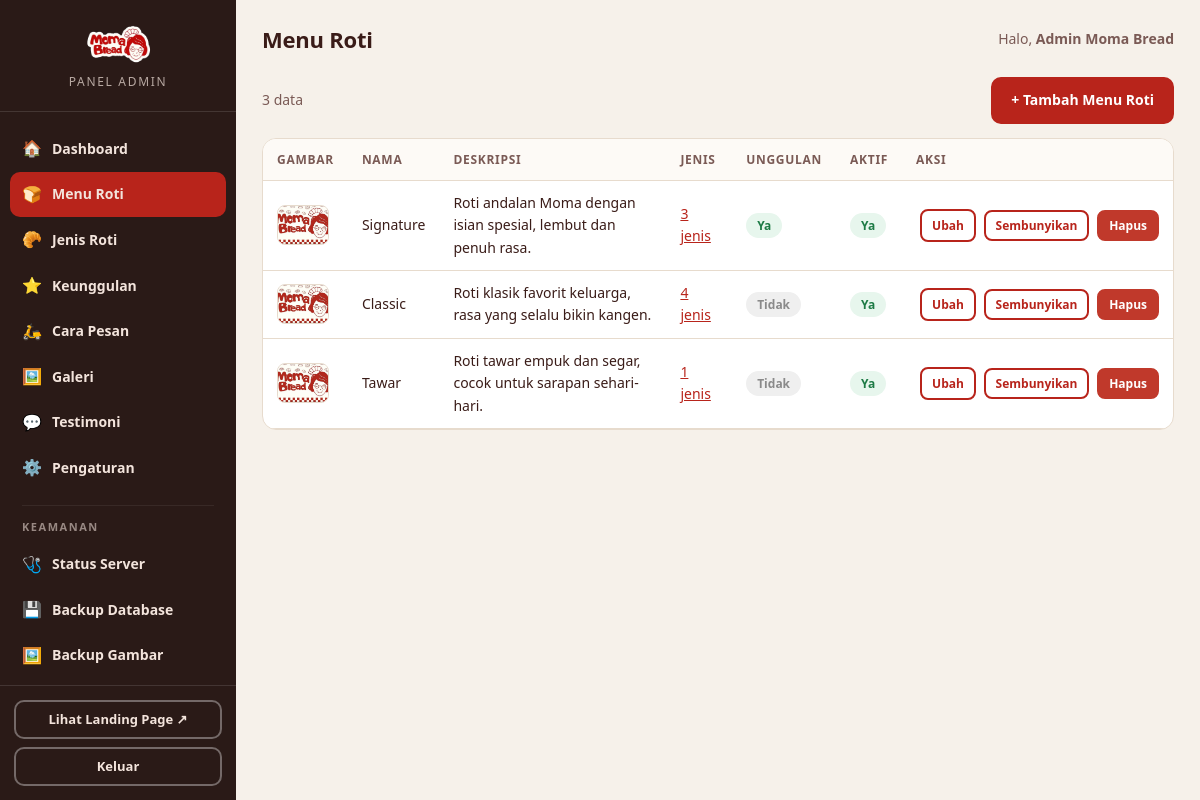
/admin/manage.php (signed in), run on the app's committed database.
### tables this page shows
CREATE TABLE `menu` (
  `id` int(10) unsigned NOT NULL AUTO_INCREMENT,
  `name` varchar(120) NOT NULL,
  `slug` varchar(140) NOT NULL,
  `description` text DEFAULT NULL,
  `image` varchar(255) DEFAULT NULL,
  `is_featured` tinyint(1) NOT NULL DEFAULT 0,
  `is_active` tinyint(1) NOT NULL DEFAULT 1,
  `sort_order` int(11) NOT NULL DEFAULT 0,
  `created_at` timestamp NOT NULL DEFAULT current_timestamp(),
  PRIMARY KEY (`id`),
  UNIQUE KEY `uq_menu_slug` (`slug`),
  KEY `idx_menu_listing` (`is_active`,`sort_order`)
);

### includes/functions.php (called while the page is built, shortened)
<?php
require_once __DIR__ . '/../config/database.php';
function e($value): string
{
    return htmlspecialchars((string) $value, ENT_QUOTES | ENT_SUBSTITUTE, 'UTF-8');
}
function q(string $sql, array $params = []): PDOStatement
{
    $stmt = db()->prepare($sql);
    $stmt->execute($params);
    return $stmt;
}
function all(string $sql, array $params = []): array
{
    return q($sql, $params)->fetchAll();
}
function one(string $sql, array $params = []): ?array
{
    $row = q($sql, $params)->fetch();
    return $row === false ? null : $row;
}
function val(string $sql, array $params = [], $default = null)
{
    $value = q($sql, $params)->fetchColumn();
    return $value === false ? $default : $value;
}
function excerpt(?string $text, int $limit = 120): string
{
    $text = trim((string) preg_replace('/\s+/', ' ', (string) $text));
    if ($text === '' || mb_strlen($text) <= $limit) {
        return $text;
    }
    $cut = mb_substr($text, 0, $limit);
    $pos = mb_strrpos($cut, ' ');
    return rtrim($pos !== false ? mb_substr($cut, 0, $pos) : $cut, " ,.;:-") . '…';
}
function url(string $path = ''): string
{
    return BASE_URL . '/' . ltrim($path, '/');
}
function asset(string $path): string
{
    $path  = ltrim($path, '/');
    $file  = APP_ROOT . '/assets/' . $path;
    $stamp = is_file($file) ? (string) filemtime($file) : '';
    return url('assets/' . $path) . ($stamp !== '' ? '?v=' . $stamp : '');
}
function img(?string $file, string $fallback = 'banner.jpg'): string
{
    $clean = ltrim(str_replace(['..', '\\'], ['', '/'], trim((string) $file)), '/');
    return asset('img/' . $fallback);
}
function is_logged_in(): bool
{
    return !empty($_SESSION['admin_id']);
}
function current_user(): ?array
{
    static $user = null;
    if ($user === null && is_logged_in()) {
        $user = one(
            'SELECT id, username, full_name, last_login FROM admin_users WHERE id = ?',
            [(int) $_SESSION['admin_id']]
        );
    }
    return $user;
}

### admin/_schema.php (called while the page is built, shortened)
<?php
function entity(string $tab): array
{
    $entities = admin_entities();
    return $entities[$tab];
}
function entity_table(string $tab): string
{
    return $tab;
}
function entity_key(string $table): string
{
    $def = entity($table);
    return $def['key'] ?? str_replace('_', '-', $table);
}
function entity_resolve(string $key): string
{
    foreach (admin_entities() as $table => $def) {
        if ($key === ($def['key'] ?? str_replace('_', '-', $table))) {
            return $table;
        }
    }
    return $key;
}

### config/database.php (called while the page is built, shortened)
<?php
function pdo_connect(?string $database = DB_NAME): PDO
{
    $dsn = $database === null
        ? sprintf('mysql:host=%s;port=%s;charset=%s', DB_HOST, DB_PORT, DB_CHARSET)
        : sprintf('mysql:host=%s;port=%s;dbname=%s;charset=%s', DB_HOST, DB_PORT, $database, DB_CHARSET);
    $options = [
        PDO::ATTR_ERRMODE            => PDO::ERRMODE_EXCEPTION,
        PDO::ATTR_DEFAULT_FETCH_MODE => PDO::FETCH_ASSOC,
        PDO::ATTR_EMULATE_PREPARES   => false,
        PDO::ATTR_STRINGIFY_FETCHES  => false,
    ];
    return new PDO($dsn, DB_USER, DB_PASS, $options);
}
function db(): PDO
{
    static $pdo = null;
    if ($pdo === null) {
        try {
            $pdo = pdo_connect(DB_NAME);
        } catch (PDOException $e) {
            db_connection_error_page($e);
            exit;
        }
    }
    return $pdo;
}

### admin/manage.php (the view, shortened to what this page needs)
<?php
require_once __DIR__ . '/../includes/functions.php';
require_once __DIR__ . '/_schema.php';
$tabKey = (string) ($_GET['tab'] ?? 'menu');
$tab    = entity_resolve($tabKey);
$tabUrl = entity_key($tab);
$def    = entity($tab);
$table  = entity_table($tab);
$action = (string) ($_GET['action'] ?? 'list');
$isForm = in_array($action, ['new', 'edit'], true);
$rows = $isForm ? [] : all('SELECT * FROM `' . $table . '` ORDER BY ' . $def['order']);
$pageTitle = $def['label'];
$activeTab = $tabUrl;
require __DIR__ . '/_partials/header.php';
?>
<?php if (!$isForm): ?>
  <div class="toolbar">
    <div class="count"><?= e((string) count($rows)) ?> data</div>
    <a class="btn" href="<?= e(url('admin/manage.php?tab=' . $tabUrl . '&action=new')) ?>">
      + <?= e($def['add_label'] ?? ('Tambah ' . $def['label'])) ?>
    </a>
  </div>
  <section class="panel">
    <?php if (!$rows): ?>
      <div class="panelbody">
        <p class="muted">Belum ada data. Klik tombol "Tambah" untuk menambahkan.</p>
      </div>
    <?php else: ?>
      <div class="tablewrap">
        <table class="table">
          <thead>
            <tr>
              <?php foreach ($def['columns'] as $col): ?>
                <th><?= e($col['label']) ?></th>
              <?php endforeach; ?>
              <th class="right">Aksi</th>
            </tr>
          </thead>
          <tbody>
            <?php foreach ($rows as $row): ?>
              <tr>
                <?php foreach ($def['columns'] as $col): ?>
                  <td>
                    <?php
                    $value = $row[$col['name']] ?? null;
                    switch ($col['type']) {
                        case 'thumb':
                            echo empty($value)
                                ? '<span class="nothumb">-</span>'
                                : '<img class="thumb" src="' . e(img($value)) . '" alt="">';
                            break;
                        case 'bool':
                            echo '<span class="pill ' . ((int) $value === 1 ? 'ok' : 'off') . '">'
                                . ((int) $value === 1 ? 'Ya' : 'Tidak') . '</span>';
                            break;
                        case 'count':
                            $jml = (int) val($col['sql'], [(int) $row['id']], 0);
                            echo $jml > 0
                                ? '<a href="' . e(url('admin/manage.php?tab=' . entity_key('jenis_rote'))) . '">' . $jml . ' jenis</a>'
                                : '<span class="muted">0 jenis</span>';
                            break;
                        default:
                            $text = trim((string) $value);
                            echo $text === '' ? '<span class="muted">-</span>' : e(excerpt($text, 70));
                    }
                    ?>
                  </td>
                <?php endforeach; ?>
                <td class="right nowrap">
                  <a class="btn ghost xs" href="<?= e(url('admin/manage.php?tab=' . $tabUrl . '&action=edit&id=' . (int) $row['id'])) ?>">Ubah</a>
                  <form method="post" class="inline">
                    <button class="btn ghost xs" type="submit">
                      <?= (int) ($row['is_active'] ?? 0) === 1 ? 'Sembunyikan' : 'Tampilkan' ?>
                    </button>
                  </form>
                  <form method="post" class="inline"
                        onsubmit="return confirm('Hapus data ini? Tindakan tidak dapat dibatalkan.');">
                    <button class="btn danger xs" type="submit">Hapus</button>
                  </form>
                </td>
              </tr>
            <?php endforeach; ?>
          </tbody>
        </table>
      </div>
    <?php endif; ?>
  </section>
<?php endif; ?>
<?php require __DIR__ . '/_partials/footer.php'; ?>

### admin/_partials/header.php (shortened to what this page needs)
<?php
require_once __DIR__ . '/../../includes/functions.php';
require_once __DIR__ . '/../_schema.php';
$pageTitle   = $pageTitle ?? 'Panel Admin';
$activeTab   = $activeTab ?? '';
$adminUser   = current_user();
$entities    = admin_entities();
$displayName = (string)($adminUser['full_name'] ?? '');
?>
<!DOCTYPE html>
<html lang="id" data-theme="light">
<head>
<link rel="stylesheet" href="<?= e(asset('css/admin.css')) ?>">
</head>
<body class="adm">
<aside class="side">
  <div class="brand">
    <img src="<?= e(asset('img/logo.png')) ?>" alt="Moma Bread">
    <span>Panel Admin</span>
  </div>
  <nav class="sidenav">
    <a href="<?= e(url('admin/index.php')) ?>" class="<?= $activeTab === 'dashboard' ? 'on' : '' ?>">
      <span>🏠</span> Dashboard
    </a>
    <?php foreach ($entities as $table => $ent): ?>
      <?php $entKey = entity_key($table); ?>
      <a href="<?= e(url('admin/manage.php?tab=' . $entKey)) ?>" class="<?= $activeTab === $entKey ? 'on' : '' ?>">
        <span><?= e($ent['icon']) ?></span> <?= e($ent['label']) ?>
      </a>
    <?php endforeach; ?>
    <a href="<?= e(url('admin/settings.php')) ?>" class="<?= $activeTab === 'settings' ? 'on' : '' ?>">
      <span>⚙️</span> Pengaturan
    </a>
    <div class="navsep">Keamanan</div>
    <a href="<?= e(url('admin/status.php')) ?>" class="<?= $activeTab === 'status' ? 'on' : '' ?>">
      <span>🩺</span> Status Server
    </a>
    <a href="<?= e(url('admin/backup.php')) ?>" class="<?= $activeTab === 'backup' ? 'on' : '' ?>">
      <span>💾</span> Backup Database
    </a>
    <a href="<?= e(url('admin/backup-gambar.php')) ?>" class="<?= $activeTab === 'backup-gambar' ? 'on' : '' ?>">
      <span>🖼️</span> Backup Gambar
    </a>
    <a href="<?= e(url('admin/password.php')) ?>" class="<?= $activeTab === 'password' ? 'on' : '' ?>">
    </a>
  </nav>
  <div class="sidefoot">
    <a class="btn ghost sm block" href="<?= e(url('index.php')) ?>" target="_blank" rel="noopener">Lihat Landing Page ↗</a>
    <a class="btn ghost sm block" href="<?= e(url('admin/logout.php')) ?>">Keluar</a>
  </div>
</aside>
<main class="main">
  <header class="topbar">
    <h1><?= e($pageTitle) ?></h1>
    <div class="user">
      <span>Halo, <strong><?= e($displayName) ?></strong></span>
    </div>
  </header>

### assets/css/admin.css (style rules this page uses)
:root { --bg:#f6f1ea; --card:#fff; --red:#B8241B; --red2:#8F1912; --ink:#3a1c18; --mut:#7a5a55; --line:#e7dbcd; --ok:#1d7a45; --ok-bg:#e7f6ed; --off:#8a8a8a; --off-bg:#efefef; --warn:#8a5a00; --warn-bg:#fdf1dc; --side:#2a1a17; --side-txt:#f3e4dc; }
* { box-sizing:border-box }
body.adm { margin:0;background:var(--bg);color:var(--ink);font-family:"Nunito","Trebuchet MS",system-ui,sans-serif;font-size:15px;line-height:1.6 }
a { color:var(--red) }
h1,h2 { margin:0;font-weight:800;letter-spacing:-.01em }
h1 { font-size:22px }
.nowrap { white-space:nowrap }
.right { text-align:right }
.side { position:fixed;inset:0 auto 0 0;width:236px;background:var(--side);color:var(--side-txt);display:flex;flex-direction:column;z-index:10 }
.brand { display:flex;flex-direction:column;align-items:center;gap:6px;padding:20px 16px;border-bottom:1px solid rgba(255,255,255,.12) }
.brand img { height:46px }
.brand span { font-size:12px;letter-spacing:.14em;text-transform:uppercase;opacity:.7 }
.sidenav { flex:1;overflow-y:auto;padding:14px 10px }
.sidenav a { display:flex;align-items:center;gap:10px;padding:10px 12px;border-radius:10px;color:var(--side-txt);text-decoration:none;font-weight:700;font-size:14px;transition:background .15s }
.sidenav a.on { background:var(--red) }
.sidenav a span { font-size:16px;width:20px;text-align:center }
.navsep { margin:14px 12px 6px;padding-top:12px;border-top:1px solid rgba(255,255,255,.12); font-size:11px;letter-spacing:.14em;text-transform:uppercase;opacity:.55;font-weight:800 }
.sidefoot { padding:14px;border-top:1px solid rgba(255,255,255,.12);display:flex;flex-direction:column;gap:8px }
.main { margin-left:236px;padding:22px 26px 60px;max-width:1200px }
.topbar { display:flex;align-items:center;justify-content:space-between;gap:16px;margin-bottom:20px;flex-wrap:wrap }
.topbar .user { color:var(--mut);font-size:14px }
.panel { background:var(--card);border:1px solid var(--line);border-radius:14px;margin-bottom:18px;overflow:hidden }
.btn { display:inline-block;background:var(--red);color:#fff!important;padding:10px 18px;border-radius:10px;font-weight:800;font-size:14px;font-family:inherit;text-decoration:none;border:2px solid var(--red);cursor:pointer;transition:filter .15s,transform .1s }
.btn.ghost { background:transparent;color:var(--red)!important }
.side .btn.ghost { color:var(--side-txt)!important;border-color:rgba(255,255,255,.35);text-align:center }
.btn.danger { background:#c0392b;border-color:#c0392b }
.btn.sm { padding:7px 14px;font-size:13px }
.btn.xs { padding:5px 10px;font-size:12px;border-radius:8px }
.btn.block { display:block;text-align:center }
.inline { display:inline }
.toolbar { display:flex;align-items:center;justify-content:space-between;gap:12px;margin-bottom:14px;flex-wrap:wrap }
.toolbar .count { color:var(--mut);font-size:14px }
.tablewrap { overflow-x:auto }
.table { width:100%;border-collapse:collapse;font-size:14px }
.table th { text-align:left;padding:11px 14px;background:#fdfaf6;border-bottom:1px solid var(--line);font-size:12px;text-transform:uppercase;letter-spacing:.06em;color:var(--mut);white-space:nowrap }
.table td { padding:11px 14px;border-bottom:1px solid var(--line);vertical-align:middle }
.table td .btn { margin-left:4px }
.thumb { width:52px;height:40px;object-fit:cover;border-radius:8px;border:1px solid var(--line);display:block }
.pill { display:inline-block;padding:3px 11px;border-radius:999px;font-size:12px;font-weight:800 }
.pill.ok { background:var(--ok-bg);color:var(--ok) }
.pill.off { background:var(--off-bg);color:var(--off) }

### data on the page
menu: name "Signature", description "Roti andalan Moma dengan isian spesial, lembut dan penuh rasa.", jml "3", is_featured "Ya", is_active "Ya"
menu: name "Classic", description "Roti klasik favorit keluarga, rasa yang selalu bikin kangen.", jml "4", is_featured "Tidak", is_active "Ya"
menu: name "Tawar", description "Roti tawar empuk dan segar, cocok untuk sarapan sehari-hari.", jml "1", is_featured "Tidak", is_active "Ya"

### other printed values
$ent['icon'] "🍞"
$ent['label'] "Menu Roti"
$ent['icon'] "🥐"
$ent['label'] "Jenis Roti"
$ent['icon'] "⭐"
$ent['label'] "Keunggulan"
$ent['icon'] "🛵"
$ent['label'] "Cara Pesan"
$ent['icon'] "🖼️"
$ent['label'] "Galeri"
$ent['icon'] "💬"
$ent['label'] "Testimoni"
$pageTitle "Menu Roti"
$displayName "Admin Moma Bread"
count($rows) "3"
